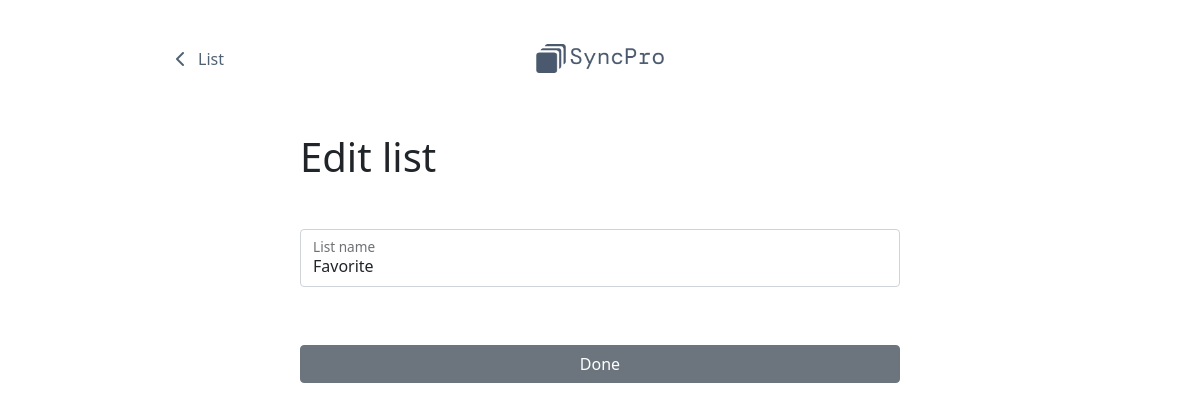
Before: /edit-list/5 (signed in) with the older database file.
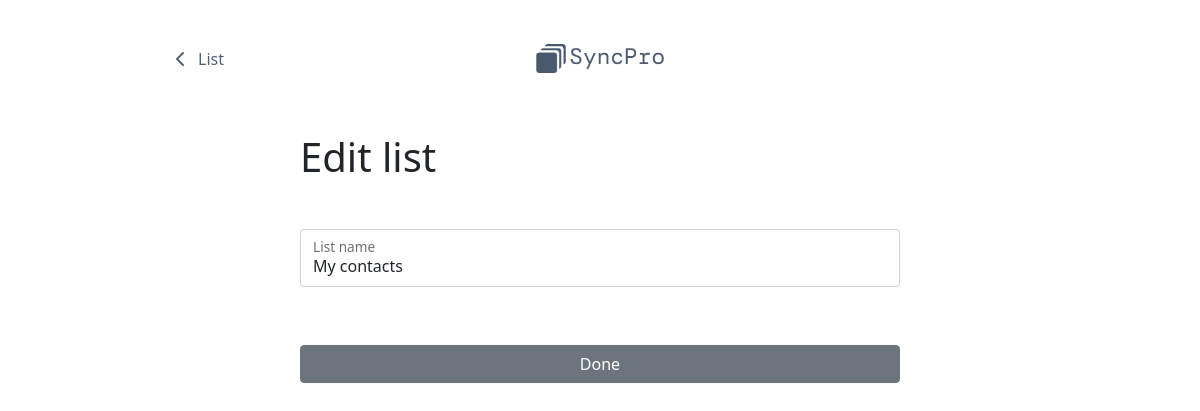
After: the same page with the newer database file.
### tables this page shows
CREATE TABLE lists (
    id INTEGER PRIMARY KEY,
    list_name TEXT NOT NULL,
    user_id INTEGER NOT NULL,
    FOREIGN KEY (user_id) REFERENCES users (id)
);

### app.py (the view)
@app.route("/edit-list/<int:list_id>", methods=["GET", "POST"])
@login_required
def edit_list_route(list_id):
    return edit_list(list_id)

### app.py (called while the page is built)
@app.after_request
def after_request(response):
    response.headers["Cache-Control"] = "no-cache, no-store, must-revalidate"
    response.headers["Expires"] = 0
    response.headers["Pragma"] = "no-cache"
    return response

### helpers.py (called while the page is built, shortened)
def login_required(f):
    @wraps(f)
    def decorated_function(*args, **kwargs):
        return f(*args, **kwargs)
    return decorated_function

### list.py (called while the page is built)
def edit_list(list_id):
    if request.method == "POST":
        listname = request.form.get("listname")
        db.execute("UPDATE lists SET list_name = ? WHERE id = ?", listname, list_id)
        return redirect("/")
    else:
        current_list_name = db.execute("SELECT list_name FROM lists WHERE id = ?", list_id)
        if current_list_name:
            current_list_name = current_list_name[0]["list_name"]
            return render_template("edit-list.html", list_id=list_id, current_list_name=current_list_name)
        else:
            return render_template("error.html", error_message="Couldn't find the list")

### templates/edit-list.html (shortened to what this page needs)
{% extends "layout.html" %}
{% block nav %}
    <div class="container-fluid text-center">
        <a href="/">
            <i class="fa-solid fa-chevron-left me-2"></i>
            List
        </a>
    </div>
    <div class="container-fluid">
        <img src="/static/logo-dark.png" alt="logo" class="logo">
    </div>
{% endblock %}
{% block main %}
    <section class="section">
        <h1 class="mb-5">Edit list</h1>
        <form id="edit-list-form" action="/edit-list/{{ list_id }}" method="post" onsubmit="return validateForm();">
            <div class="form-floating mb-5">
                <input type="text" class="form-control" name="listname" id="listname" value="{{ current_list_name }}" placeholder="List name">
                <label for="floatingInput">List name</label>
                <div class="error-message" style="height: 10px" id="listname-error"></div>
            </div>
            <button class="btn btn-secondary w-100" type="submit">Done</button>
        </form>
    </section>
{% endblock %}

Changed rows visible on the page:
changed lists: listname "Favorite" → "My contacts"
